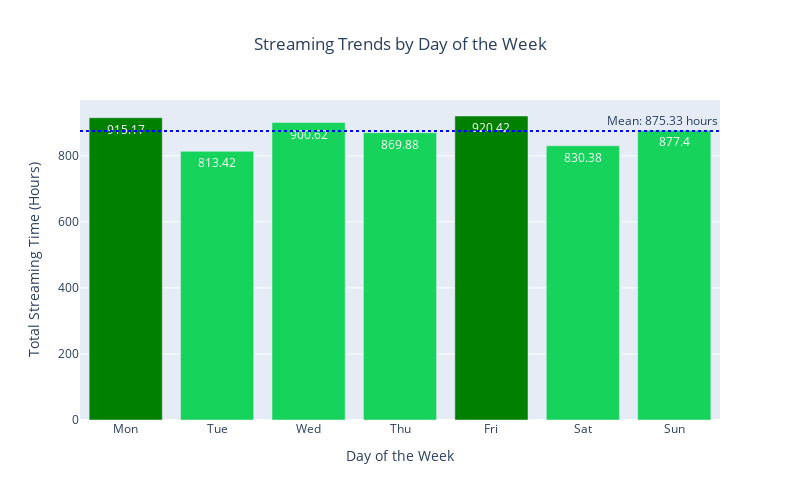

The code cell stored with this chart in its notebook:
### Code cell
# Analyze trends based on the day of the week
trends_by_day = spotify_data.groupby(spotify_data['ts'].dt.dayofweek).agg({
    'ms_played': lambda x: x.sum() / (1000 * 60 * 60)
    }).reset_index()

# Get the top 2 days of the week
top_days = trends_by_day.nlargest(2, 'ms_played').index

fig = px.bar(trends_by_day, x='ts', y='ms_played',
             labels={'ms_played': 'Total Streaming Time (Hours)', 'ts': 'Day of the Week'},
             title='Streaming Trends by Day of the Week')

mean_trends_by_day = trends_by_day['ms_played'].mean()
fig.add_hline(y=mean_trends_by_day, 
              line_dash="dot", line_color="blue", 
              annotation_text=f'Mean: {mean_trends_by_day:.2f} hours',
              annotation_position="top right")

colors = ['green' if i in top_days else '#16D35C' for i in trends_by_day.index]
fig.update_traces(marker_color=colors,
                  text=trends_by_day['ms_played'].round(2), 
                  textposition='inside', 
                  textfont=dict(color='white'))

fig.update_layout(xaxis=dict(tickmode='array', tickvals=list(range(7)), ticktext=['Mon', 'Tue', 'Wed', 'Thu', 'Fri', 'Sat', 'Sun']),
                  title=dict(text='Streaming Trends by Day of the Week', x=0.5),
                  width=800, height=500)
fig.show()

### Figure 1 — Plotly figure (JSON) as saved in the notebook; plotly's stock layout.template omitted (floating-point values rounded to 4 significant figures)
{"data": [{"alignmentgroup": "True", "hovertemplate": "Day of the Week=%{x}<br>Total Streaming Time (Hours)=%{y}<extra></extra>", "legendgroup": "", "marker": {"color": ["green", "#16D35C", "#16D35C", "#16D35C", "green", "#16D35C", "#16D35C"], "pattern": {"shape": ""}}, "name": "", "offsetgroup": "", "orientation": "v", "showlegend": false, "text": [915.2, 813.4, 900.6, 869.9, 920.4, 830.4, 877.4], "textfont": {"color": "white"}, "textposition": "inside", "type": "bar", "x": [0, 1, 2, 3, 4, 5, 6], "xaxis": "x", "y": [915.2, 813.4, 900.6, 869.9, 920.4, 830.4, 877.4], "yaxis": "y"}], "layout": {"annotations": [{"showarrow": false, "text": "Mean: 875.33 hours", "x": 1, "xanchor": "right", "xref": "x domain", "y": 875.3, "yanchor": "bottom", "yref": "y"}], "barmode": "relative", "height": 500, "legend": {"tracegroupgap": 0}, "shapes": [{"line": {"color": "blue", "dash": "dot"}, "type": "line", "x0": 0, "x1": 1, "xref": "x domain", "y0": 875.3, "y1": 875.3, "yref": "y"}], "title": {"text": "Streaming Trends by Day of the Week", "x": 0.5}, "width": 800, "xaxis": {"anchor": "y", "domain": [0, 1], "tickmode": "array", "ticktext": ["Mon", "Tue", "Wed", "Thu", "Fri", "Sat", "Sun"], "tickvals": [0, 1, 2, 3, 4, 5, 6], "title": {"text": "Day of the Week"}}, "yaxis": {"anchor": "x", "domain": [0, 1], "title": {"text": "Total Streaming Time (Hours)"}}}}
